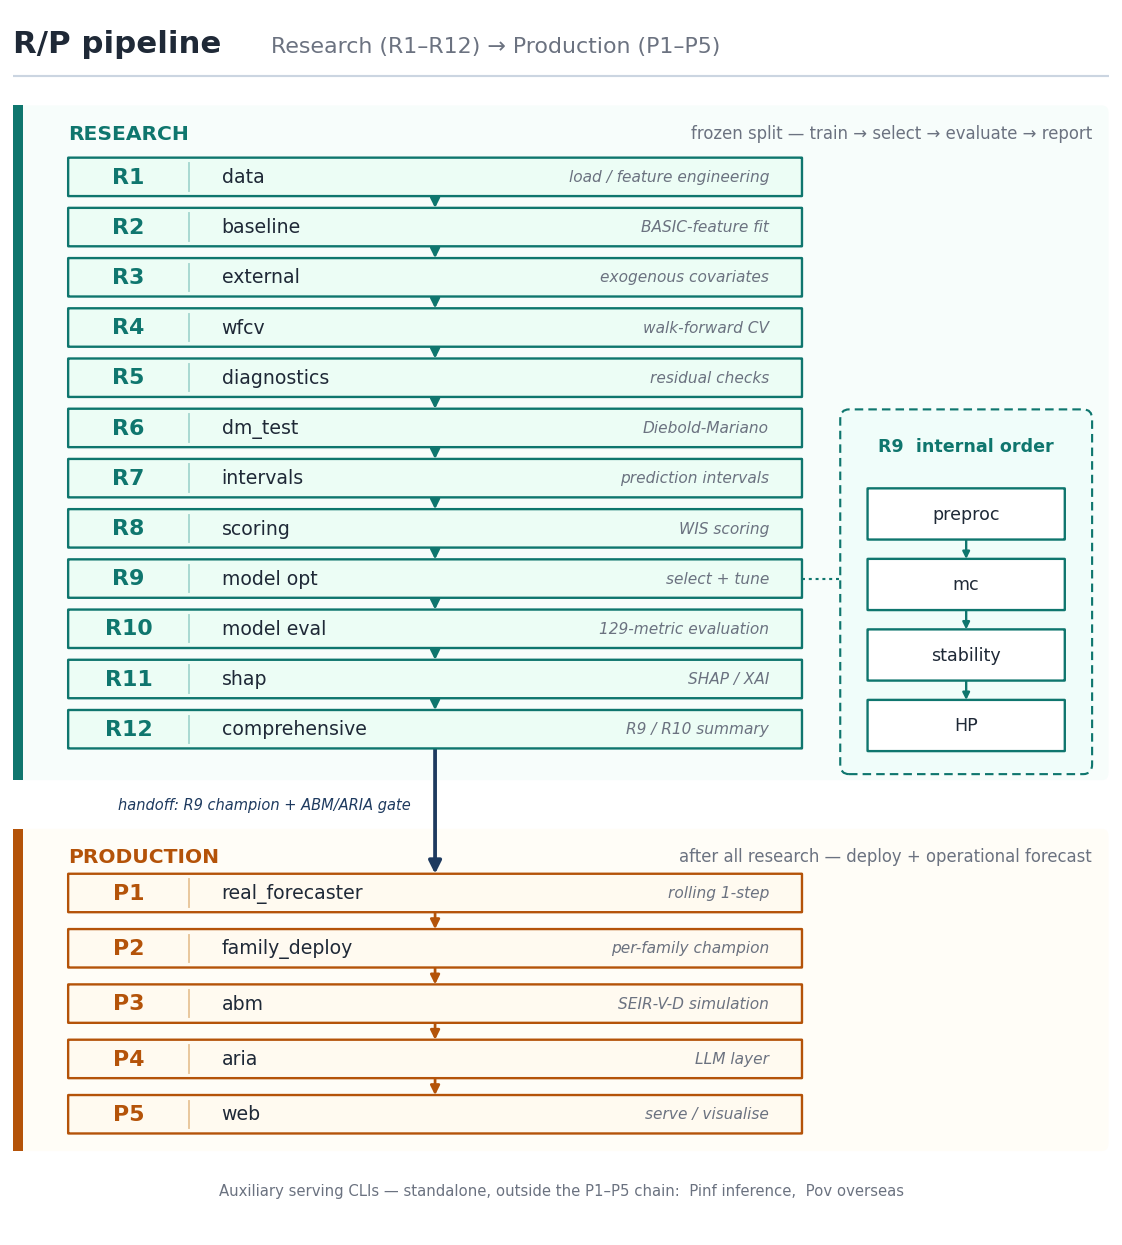

Write Python code to recreate this figure.
"""Methods figure: R/P (Research / Production) full pipeline flowchart.

Renders the complete two-track pipeline as an honest flow diagram. Every stage box
is sourced 1:1 from the SSOT (simulation/pipeline/phases.py) — label, semantic name,
and track ('research' vs 'production') — so the figure can never drift from the code.

Layout (2026-07-14 redesign: vertical)
--------------------------------------
The pipeline is strictly sequential (R1 -> ... -> R12 -> handoff -> P1 -> ... -> P5),
and the thesis embeds this figure in a PORTRAIT box, so the flow runs straight DOWN a
single spine: seventeen full-width stage bars, one per phase, each a "label | name |
descriptor" row. Nothing wraps, nothing reverses, and the reader's eye never leaves
one column. (Earlier revisions laid the stages out in wrapped horizontal rows, which
either reversed the numbering or needed carriage-return connectors across the page.)

- RESEARCH lane (teal): R1..R12 stacked top to bottom.
- R9 detail panel: preproc -> mc -> stability -> HP (ENGINEERING_PRINCIPLES.md R9 internal order),
  hung off the R9 bar in the right margin so it never crosses the spine.
- PRODUCTION lane (amber): P1..P5, entered from R12 by the navy handoff arrow.

The figure is emitted at a FIXED 0.9007 width/height ratio (see ASPECT) because it is
embedded at a frozen display box (14.06 x 15.61 cm). Any other ratio would be stretched
by Word and would move the page-locked layout (scripts/check_page_lock.py).

Honesty (ENGINEERING_PRINCIPLES.md #5 / G-163): bars list ONLY the phases declared in PHASES. The two
CLI-only auxiliary entries (Pinf inference, Pov overseas) are drawn as a footnote, NOT
in the P1..P5 chain, because phases.py marks them is_cli=True and they sit outside the
end-to-end production chain (phases.py:49-50).

Run:
    .venv/bin/python paper/methods_assets/fig_rp_pipeline.py
"""
from __future__ import annotations

import sys
from pathlib import Path

import matplotlib

matplotlib.use("Agg")
import matplotlib.pyplot as plt  # noqa: E402
from matplotlib.patches import FancyArrowPatch, FancyBboxPatch  # noqa: E402

# --- SSOT import: the figure's content is the code's content -----------------
ROOT = Path(__file__).resolve().parents[2]
sys.path.insert(0, str(ROOT))
from simulation.pipeline.phases import PHASES  # noqa: E402  (path tweak above)

plt.rcParams.update({
    "font.family": "DejaVu Sans",
    "font.size": 8.5,
    "savefig.dpi": 170,
    "figure.dpi": 130,
})

# --- palette -----------------------------------------------------------------
TEAL = "#0f766e"        # research accent
TEAL_FILL = "#ecfdf5"   # research bar fill
TEAL_LANE = "#f7fdfb"   # research lane wash
TEAL_RULE = "#a7d9d1"   # in-bar divider
AMBER = "#b45309"       # production accent
AMBER_FILL = "#fffaf0"  # production bar fill
AMBER_LANE = "#fffdf7"  # production lane wash
AMBER_RULE = "#e8c69a"
NAVY = "#1e3a5f"        # handoff
GREY = "#6b7280"
FAINT = "#cbd5e1"
INK = "#1f2937"

# The thesis embeds this PNG in a frozen 14.06 x 15.61 cm box. Emit exactly that ratio
# so Word never stretches it and the page lock holds.
ASPECT = 14.06 / 15.61  # 0.9007

OUT = Path(__file__).resolve().parent / "fig_rp_pipeline.png"

# --- terse descriptors -------------------------------------------------------
DESC = {
    "data": "load / feature engineering",
    "baseline": "BASIC-feature fit",
    "external": "exogenous covariates",
    "wfcv": "walk-forward CV",
    "diagnostics": "residual checks",
    "dm_test": "Diebold-Mariano",
    "intervals": "prediction intervals",
    "scoring": "WIS scoring",
    "per_model_optimize": "select + tune",
    "per_model_eval": "129-metric evaluation",
    "shap": "SHAP / XAI",
    "comprehensive_eval": "R9 / R10 summary",
    "real_forecaster": "rolling 1-step",
    "family_deploy": "per-family champion",
    "abm": "SEIR-V-D simulation",
    "aria": "LLM layer",
    "web": "serve / visualise",
}
SHORT = {
    "per_model_optimize": "model opt",
    "per_model_eval": "model eval",
    "comprehensive_eval": "comprehensive",
}

# --- geometry (0-100 canvas) -------------------------------------------------
BAR_X, BAR_W = 5.0, 67.0          # stage bars
CX = BAR_X + BAR_W / 2            # 38.5 — the single flow spine
GUT = 11.0                        # label gutter inside each bar
BAR_H = 3.15

R_LANE = (37.0, 92.5)             # research lane (bottom, top)
R_TOP = 88.2                      # top edge of the R1 bar
R_PITCH = 4.13                    # bar-to-bar spacing (12 bars -> R12 bottom ~39.4)

P_LANE = (6.5, 33.0)              # production lane
P_TOP = 29.3
P_PITCH = 4.55

PANEL = (75.5, 37.5, 23.0, 30.0)  # R9 detail: x, y, w, h  (right margin, clear of spine)


def _split_tracks():
    """Partition PHASES into the research chain, the P1..P5 production chain, and aux CLIs.

    Returns:
        (research, production, aux) — each a list of (label, name) tuples in PHASES order.
    """
    research, production, aux = [], [], []
    for label, track, name, _is_cli in PHASES:
        if track == "research":
            research.append((label, name))
        elif label[1:].isdigit():        # P1..P5 = the end-to-end production chain
            production.append((label, name))
        else:                            # Pinf, Pov = standalone serving CLIs
            aux.append((label, name))
    return research, production, aux


def _bar(ax, y, label, name, *, fill, accent, rule):
    """One stage bar: [label] | semantic name ............ descriptor.

    Args:
        y: bottom edge of the bar on the 0-100 canvas.
    """
    ax.add_patch(FancyBboxPatch(
        (BAR_X, y), BAR_W, BAR_H,
        boxstyle="round,pad=0.006,rounding_size=0.035",
        linewidth=1.0, edgecolor=accent, facecolor=fill, zorder=3,
    ))
    cy = y + BAR_H / 2
    ax.text(BAR_X + GUT / 2, cy, label, ha="center", va="center",
            fontsize=9.4, fontweight="bold", color=accent, zorder=4)
    ax.plot([BAR_X + GUT, BAR_X + GUT], [y + 0.45, y + BAR_H - 0.45],
            color=rule, linewidth=0.8, zorder=4)
    ax.text(BAR_X + GUT + 3.0, cy, SHORT.get(name, name), ha="left", va="center",
            fontsize=8.0, color=INK, zorder=4)
    if DESC.get(name):
        ax.text(BAR_X + BAR_W - 3.0, cy, DESC[name], ha="right", va="center",
                fontsize=6.5, color=GREY, style="italic", zorder=4)


def _lane(ax, bottom, top, wash, accent, name, note):
    """Lane wash + accent rail + header row (name left, note right — spine stays clear)."""
    ax.add_patch(FancyBboxPatch(
        (0, bottom), 100, top - bottom,
        boxstyle="round,pad=0,rounding_size=0.6",
        linewidth=0, facecolor=wash, zorder=0,
    ))
    ax.add_patch(FancyBboxPatch(
        (0, bottom), 0.85, top - bottom,
        boxstyle="square,pad=0", linewidth=0, facecolor=accent, zorder=1,
    ))
    hy = top - 2.3
    ax.text(BAR_X, hy, name, ha="left", va="center",
            fontsize=8.6, fontweight="bold", color=accent)
    ax.text(98.5, hy, note, ha="right", va="center", fontsize=7.0, color=GREY)


def _down(ax, y0, y1, color, lw=1.15, ms=8, x=CX):
    ax.add_patch(FancyArrowPatch(
        (x, y0), (x, y1), arrowstyle="-|>", mutation_scale=ms,
        linewidth=lw, color=color, zorder=2, shrinkA=0, shrinkB=0,
    ))


def main():
    research, production, aux = _split_tracks()

    # Honesty guard: the figure must match the SSOT exactly.
    assert [l for l, _ in research] == [f"R{i}" for i in range(1, 13)], research
    assert [l for l, _ in production] == ["P1", "P2", "P3", "P4", "P5"], production

    fig_w = 6.6
    fig, ax = plt.subplots(figsize=(fig_w, fig_w / ASPECT))
    ax.set_xlim(0, 100)
    ax.set_ylim(0, 100)
    ax.axis("off")

    # ---- title --------------------------------------------------------------
    ax.text(0, 97.6, "R/P pipeline", ha="left", va="center",
            fontsize=13.0, fontweight="bold", color=INK)
    ax.text(23.5, 97.4, "Research (R1–R12) → Production (P1–P5)", ha="left", va="center",
            fontsize=9.4, color=GREY)
    ax.plot([0, 100], [94.9, 94.9], color=FAINT, linewidth=0.9, zorder=1)

    # ---- RESEARCH lane: R1..R12 straight down -------------------------------
    _lane(ax, R_LANE[0], R_LANE[1], TEAL_LANE, TEAL,
          "RESEARCH", "frozen split — train → select → evaluate → report")

    ybot = {}
    for i, (label, name) in enumerate(research):
        y = R_TOP - i * R_PITCH - BAR_H
        _bar(ax, y, label, name, fill=TEAL_FILL, accent=TEAL, rule=TEAL_RULE)
        ybot[label] = (y, y + BAR_H)
        if i:                                    # arrow down from the previous bar
            _down(ax, R_TOP - (i - 1) * R_PITCH - BAR_H, y + BAR_H, TEAL)

    # ---- R9 detail panel (right margin — never crosses the spine) -----------
    px, py, pw, ph = PANEL
    ax.add_patch(FancyBboxPatch(
        (px, py), pw, ph,
        boxstyle="round,pad=0,rounding_size=0.8",
        linewidth=0.9, edgecolor=TEAL, facecolor="#f0fdfa",
        linestyle=(0, (4, 2.4)), zorder=1,
    ))
    ax.text(px + pw / 2, py + ph - 3.0, "R9  internal order",
            ha="center", va="center", fontsize=7.4, fontweight="bold", color=TEAL)

    inner = ["preproc", "mc", "stability", "HP"]
    ibx, ibw, ibh, ipitch = px + 2.5, pw - 5.0, 4.2, 5.8
    itop = py + ph - 6.5
    for j, step in enumerate(inner):
        iy = itop - j * ipitch - ibh
        ax.add_patch(FancyBboxPatch(
            (ibx, iy), ibw, ibh,
            boxstyle="round,pad=0.006,rounding_size=0.04",
            linewidth=1.0, edgecolor=TEAL, facecolor="white", zorder=3,
        ))
        ax.text(ibx + ibw / 2, iy + ibh / 2, step, ha="center", va="center",
                fontsize=7.4, color=INK, zorder=4)
        if j:
            _down(ax, itop - (j - 1) * ipitch - ibh, iy + ibh, TEAL,
                  lw=1.0, ms=6, x=ibx + ibw / 2)

    # dotted leader: R9 bar -> panel
    r9b, r9t = ybot["R9"]
    ax.plot([BAR_X + BAR_W, px], [(r9b + r9t) / 2, (r9b + r9t) / 2],
            color=TEAL, linewidth=0.9, linestyle=(0, (1.4, 1.8)), zorder=2)

    # ---- PRODUCTION lane: P1..P5 straight down ------------------------------
    _lane(ax, P_LANE[0], P_LANE[1], AMBER_LANE, AMBER,
          "PRODUCTION", "after all research — deploy + operational forecast")

    for i, (label, name) in enumerate(production):
        y = P_TOP - i * P_PITCH - BAR_H
        _bar(ax, y, label, name, fill=AMBER_FILL, accent=AMBER, rule=AMBER_RULE)
        if i:
            _down(ax, P_TOP - (i - 1) * P_PITCH - BAR_H, y + BAR_H, AMBER)

    # ---- handoff: R12 -> P1, straight down the same spine -------------------
    r12b, _ = ybot["R12"]
    _down(ax, r12b, P_TOP, NAVY, lw=1.6, ms=11)
    ax.text(CX - 2.2, (R_LANE[0] + P_LANE[1]) / 2,   # centred in the inter-lane band
            "handoff: R9 champion + ABM/ARIA gate",
            ha="right", va="center", fontsize=6.2, color=NAVY, style="italic")

    # ---- auxiliary CLIs (honest: outside the P1–P5 chain) -------------------
    aux_str = ",  ".join(f"{l} {n}" for l, n in aux)
    ax.text(50, 3.2,
            f"Auxiliary serving CLIs — standalone, outside the P1–P5 chain:  {aux_str}",
            ha="center", va="center", fontsize=6.3, color=GREY)

    # No bbox_inches='tight': the frozen display box needs the exact ASPECT above.
    fig.subplots_adjust(left=0.012, right=0.988, top=0.988, bottom=0.012)
    fig.savefig(OUT, facecolor="white")
    print(f"wrote {OUT}")


if __name__ == "__main__":
    main()
